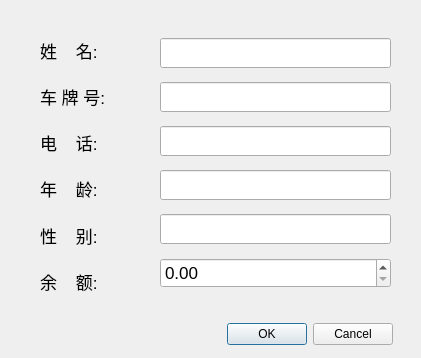
<?xml version="1.0" encoding="UTF-8"?>
<ui version="4.0">
 <class>zcarUserManage</class>
 <widget class="QDialog" name="zcarUserManage">
  <property name="geometry">
   <rect>
    <x>0</x>
    <y>0</y>
    <width>421</width>
    <height>358</height>
   </rect>
  </property>
  <property name="windowTitle">
   <string>Dialog</string>
  </property>
  <widget class="QWidget" name="centralwidget_2" native="true">
   <property name="geometry">
    <rect>
     <x>-20</x>
     <y>0</y>
     <width>451</width>
     <height>391</height>
    </rect>
   </property>
   <widget class="QWidget" name="layoutWidget">
    <property name="geometry">
     <rect>
      <x>60</x>
      <y>30</y>
      <width>111</width>
      <height>271</height>
     </rect>
    </property>
    <layout class="QGridLayout" name="gridLayout">
     <item row="7" column="0">
      <widget class="QLabel" name="label_10">
       <property name="font">
        <font>
         <pointsize>13</pointsize>
        </font>
       </property>
       <property name="text">
        <string>余    额:</string>
       </property>
      </widget>
     </item>
     <item row="5" column="0">
      <widget class="QLabel" name="label_6">
       <property name="font">
        <font>
         <pointsize>13</pointsize>
        </font>
       </property>
       <property name="text">
        <string>年    龄:</string>
       </property>
      </widget>
     </item>
     <item row="2" column="0">
      <widget class="QLabel" name="label_3">
       <property name="font">
        <font>
         <pointsize>13</pointsize>
        </font>
       </property>
       <property name="text">
        <string>姓    名:</string>
       </property>
      </widget>
     </item>
     <item row="6" column="0">
      <widget class="QLabel" name="label_9">
       <property name="font">
        <font>
         <pointsize>13</pointsize>
        </font>
       </property>
       <property name="text">
        <string>性    别:</string>
       </property>
      </widget>
     </item>
     <item row="3" column="0">
      <widget class="QLabel" name="label">
       <property name="font">
        <font>
         <pointsize>13</pointsize>
        </font>
       </property>
       <property name="text">
        <string>车 牌 号:</string>
       </property>
      </widget>
     </item>
     <item row="4" column="0">
      <widget class="QLabel" name="label_5">
       <property name="font">
        <font>
         <pointsize>13</pointsize>
        </font>
       </property>
       <property name="text">
        <string>电    话:</string>
       </property>
      </widget>
     </item>
    </layout>
   </widget>
   <widget class="QWidget" name="gridLayoutWidget">
    <property name="geometry">
     <rect>
      <x>180</x>
      <y>30</y>
      <width>231</width>
      <height>271</height>
     </rect>
    </property>
    <layout class="QGridLayout" name="gridLayout_3">
     <item row="1" column="0">
      <widget class="QLineEdit" name="line_carNumber">
       <property name="minimumSize">
        <size>
         <width>0</width>
         <height>30</height>
        </size>
       </property>
       <property name="font">
        <font>
         <pointsize>13</pointsize>
        </font>
       </property>
      </widget>
     </item>
     <item row="4" column="0">
      <widget class="QLineEdit" name="line_sex">
       <property name="minimumSize">
        <size>
         <width>0</width>
         <height>30</height>
        </size>
       </property>
       <property name="font">
        <font>
         <pointsize>13</pointsize>
        </font>
       </property>
      </widget>
     </item>
     <item row="0" column="0">
      <widget class="QLineEdit" name="lin_userName">
       <property name="minimumSize">
        <size>
         <width>0</width>
         <height>30</height>
        </size>
       </property>
       <property name="font">
        <font>
         <pointsize>13</pointsize>
        </font>
       </property>
      </widget>
     </item>
     <item row="3" column="0">
      <widget class="QLineEdit" name="line_age">
       <property name="minimumSize">
        <size>
         <width>0</width>
         <height>30</height>
        </size>
       </property>
       <property name="font">
        <font>
         <pointsize>13</pointsize>
        </font>
       </property>
      </widget>
     </item>
     <item row="2" column="0">
      <widget class="QLineEdit" name="line_phoneNumber">
       <property name="sizePolicy">
        <sizepolicy hsizetype="Expanding" vsizetype="Fixed">
         <horstretch>0</horstretch>
         <verstretch>10</verstretch>
        </sizepolicy>
       </property>
       <property name="minimumSize">
        <size>
         <width>0</width>
         <height>30</height>
        </size>
       </property>
       <property name="font">
        <font>
         <pointsize>13</pointsize>
        </font>
       </property>
      </widget>
     </item>
     <item row="5" column="0">
      <widget class="QDoubleSpinBox" name="spinBox_balance">
       <property name="minimumSize">
        <size>
         <width>0</width>
         <height>30</height>
        </size>
       </property>
       <property name="font">
        <font>
         <pointsize>13</pointsize>
        </font>
       </property>
      </widget>
     </item>
    </layout>
   </widget>
   <widget class="QDialogButtonBox" name="buttonBox">
    <property name="geometry">
     <rect>
      <x>220</x>
      <y>320</y>
      <width>193</width>
      <height>28</height>
     </rect>
    </property>
    <property name="standardButtons">
     <set>QDialogButtonBox::Cancel|QDialogButtonBox::Ok</set>
    </property>
   </widget>
  </widget>
 </widget>
 <resources/>
 <connections/>
</ui>
